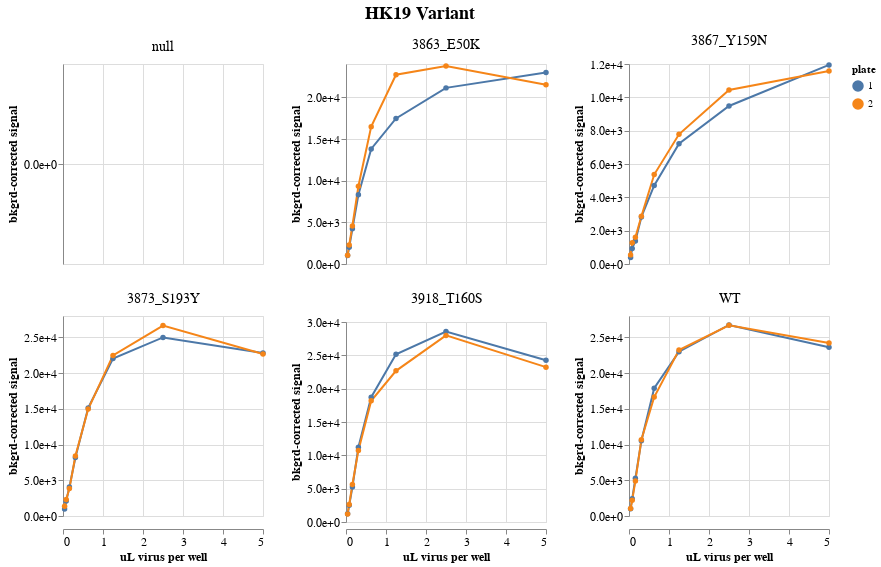

The code cell stored with this chart in its notebook:
### Code cell
moi_curves = (
    alt.Chart(data_tidy)
    .encode(
        x=alt.X('uL/well', 
                title='uL virus per well',
                # scale=alt.Scale(domain=[0, 0.6], clamp=True),
               ),
        y=alt.Y(
            'corrected_signal',  
            title='bkgrd-corrected signal',
            axis=alt.Axis(format=".1e"),
            # scale=alt.Scale(domain=[0, 1]),
        ),
        color=alt.Color('plate:N'), 
        tooltip=['uL/well'],
        facet=alt.Facet('Variant:N', 
                        title='HK19 Variant',
                        columns=3,
                        header=alt.Header(
                            labelFontSize=14,
                            titleFontSize=18
                        )
                       )
    )
    .mark_line(point=True)
    .properties(width=200, height=200)
    .resolve_scale(y='independent')
    .configure_axis(
        titleFontSize=12,
        labelFontSize=12
    )
)

moi_curves

# moi_curves.save(
#     '231004_blind-moi-test.png',
#     scale_factor=2.0
# )

### Figure 1 — Vega-Lite specification as saved in the notebook (floating-point values rounded to 4 significant figures; data arrays with more than 128 entries replaced by an {"elided": "..."} marker saying what was removed)
{"config": {"view": {"continuousWidth": 300, "continuousHeight": 300}, "axis": {"labelFontSize": 12, "titleFontSize": 12}}, "data": {"name": "data-304623aa298c96bff0e50f84e77ad363"}, "mark": {"type": "line", "point": true}, "encoding": {"color": {"field": "plate", "type": "nominal"}, "facet": {"columns": 3, "field": "Variant", "header": {"labelFontSize": 14, "titleFontSize": 18}, "title": "HK19 Variant", "type": "nominal"}, "tooltip": [{"field": "uL/well", "type": "quantitative"}], "x": {"field": "uL/well", "title": "uL virus per well", "type": "quantitative"}, "y": {"axis": {"format": ".1e"}, "field": "corrected_signal", "title": "bkgrd-corrected signal", "type": "quantitative"}}, "height": 200, "resolve": {"scale": {"y": "independent"}}, "width": 200, "$schema": "https://vega.github.io/schema/vega-lite/v5.8.0.json", "datasets": {"data-304623aa298c96bff0e50f84e77ad363": {"elided": "144 records"}}}
